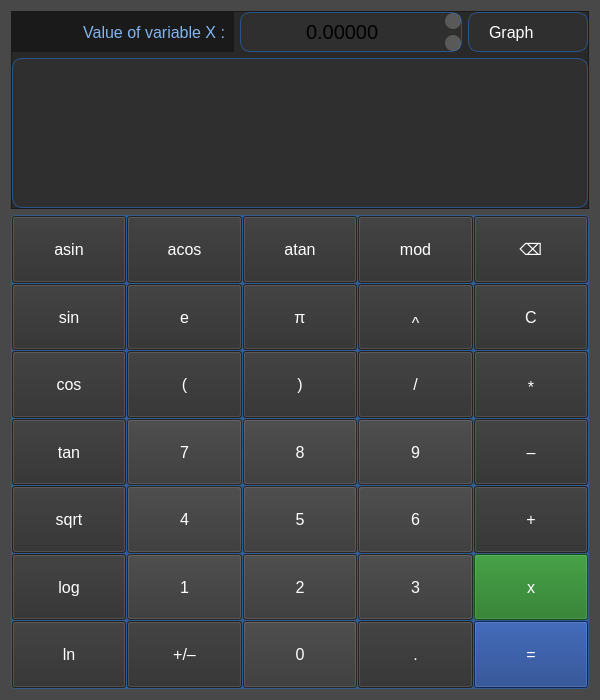
<?xml version="1.0" encoding="UTF-8"?>
<ui version="4.0">
 <class>CalculatorView</class>
 <widget class="QWidget" name="CalculatorView">
  <property name="geometry">
   <rect>
    <x>0</x>
    <y>0</y>
    <width>600</width>
    <height>700</height>
   </rect>
  </property>
  <property name="sizePolicy">
   <sizepolicy hsizetype="Expanding" vsizetype="Expanding">
    <horstretch>0</horstretch>
    <verstretch>0</verstretch>
   </sizepolicy>
  </property>
  <property name="minimumSize">
   <size>
    <width>0</width>
    <height>0</height>
   </size>
  </property>
  <property name="maximumSize">
   <size>
    <width>16777215</width>
    <height>16777215</height>
   </size>
  </property>
  <property name="windowTitle">
   <string>Calculator</string>
  </property>
  <property name="styleSheet">
   <string notr="true">QWidget {
  background-color: rgba(10, 10, 10, 0.5);
}</string>
  </property>
  <layout class="QGridLayout" name="gridLayout_2">
   <item row="1" column="1">
    <widget class="QFrame" name="FrameUpPanel">
     <property name="styleSheet">
      <string notr="true">QFrame {
  background-color: rgba(10, 10, 10, 0.5);
}</string>
     </property>
     <property name="frameShape">
      <enum>QFrame::StyledPanel</enum>
     </property>
     <property name="frameShadow">
      <enum>QFrame::Raised</enum>
     </property>
     <layout class="QGridLayout" name="gridLayout_3">
      <property name="leftMargin">
       <number>0</number>
      </property>
      <property name="topMargin">
       <number>0</number>
      </property>
      <property name="rightMargin">
       <number>0</number>
      </property>
      <property name="bottomMargin">
       <number>0</number>
      </property>
      <item row="0" column="0">
       <widget class="QLabel" name="LabelVar">
        <property name="styleSheet">
         <string notr="true">QLabel {
  background-color: rgba(10, 10, 10, 0.5);
  padding-right: 5px;
  color: rgb(130, 180, 240);
  font-size: 16px;
}</string>
        </property>
        <property name="text">
         <string>Value of variable X :</string>
        </property>
        <property name="alignment">
         <set>Qt::AlignRight|Qt::AlignTrailing|Qt::AlignVCenter</set>
        </property>
       </widget>
      </item>
      <item row="0" column="1">
       <widget class="QDoubleSpinBox" name="SpinBoxVar">
        <property name="minimumSize">
         <size>
          <width>0</width>
          <height>40</height>
         </size>
        </property>
        <property name="styleSheet">
         <string notr="true">QDoubleSpinBox {
  border-radius: 10px;
  background-color:  rgb(47, 47, 47);
  border: 1px solid rgba(40, 100, 180, 0.7);
  font-size: 20px;
}

QDoubleSpinBox::up-button, QDoubleSpinBox::down-button {
    background-color: rgba(255, 255, 255, 0.2);
	border-radius: 8px;
    width: 16px;
    height: 16px;
}

QDoubleSpinBox::up-button::pressed, QDoubleSpinBox::down-button::pressed {
    background-color: rgb(26, 77, 144);
}

QDoubleSpinBox::up-arrow {
    image: url(:up_arrow.png);
    width: 10px;
    height: 10px;
}

QDoubleSpinBox::down-arrow {
    image: url(:down_arrow.png);
    width: 10px;
    height: 10px;
}</string>
        </property>
        <property name="alignment">
         <set>Qt::AlignCenter</set>
        </property>
        <property name="decimals">
         <number>5</number>
        </property>
        <property name="minimum">
         <double>-1000000000000.000000000000000</double>
        </property>
        <property name="maximum">
         <double>1000000000000.000000000000000</double>
        </property>
       </widget>
      </item>
      <item row="0" column="2">
       <widget class="QPushButton" name="ButtonGraph">
        <property name="sizePolicy">
         <sizepolicy hsizetype="Fixed" vsizetype="Fixed">
          <horstretch>0</horstretch>
          <verstretch>0</verstretch>
         </sizepolicy>
        </property>
        <property name="minimumSize">
         <size>
          <width>120</width>
          <height>40</height>
         </size>
        </property>
        <property name="styleSheet">
         <string notr="true">QPushButton {
    background-color: rgb(47, 47, 47);
    color: rgb(255, 255, 255);
    font-size: 16px;
    border-radius: 10px;
    border: 1px solid rgba(40, 100, 180, 0.7);
    padding: 5px;
    text-align: left; 
    padding-left: 20px;
    icon: url(:/plot.png);
    qproperty-iconSize: 24px 24px;
}

QPushButton:pressed {
    background-color: rgb(26, 77, 144);
}</string>
        </property>
        <property name="text">
         <string>Graph</string>
        </property>
       </widget>
      </item>
      <item row="1" column="0" colspan="3">
       <widget class="QLineEdit" name="TextExpr">
        <property name="minimumSize">
         <size>
          <width>0</width>
          <height>150</height>
         </size>
        </property>
        <property name="layoutDirection">
         <enum>Qt::LeftToRight</enum>
        </property>
        <property name="styleSheet">
         <string notr="true">QLineEdit {
  border-radius: 10px;
  background-color:  rgb(47, 47, 47);
  border: 1px solid rgba(40, 100, 180, 0.7);
  font-size: 30px;
}</string>
        </property>
        <property name="alignment">
         <set>Qt::AlignRight|Qt::AlignTrailing|Qt::AlignVCenter</set>
        </property>
       </widget>
      </item>
     </layout>
    </widget>
   </item>
   <item row="3" column="1">
    <widget class="QFrame" name="FrameMainButtons">
     <property name="styleSheet">
      <string notr="true">QFrame {
  border-radius: 5px;
  background-color: rgba(40, 100, 180, 0.7);
}</string>
     </property>
     <property name="frameShape">
      <enum>QFrame::StyledPanel</enum>
     </property>
     <property name="frameShadow">
      <enum>QFrame::Raised</enum>
     </property>
     <layout class="QGridLayout" name="gridLayout">
      <property name="leftMargin">
       <number>1</number>
      </property>
      <property name="topMargin">
       <number>1</number>
      </property>
      <property name="rightMargin">
       <number>1</number>
      </property>
      <property name="bottomMargin">
       <number>1</number>
      </property>
      <property name="spacing">
       <number>1</number>
      </property>
      <item row="1" column="1">
       <widget class="QPushButton" name="ButtonE">
        <property name="sizePolicy">
         <sizepolicy hsizetype="Expanding" vsizetype="Expanding">
          <horstretch>0</horstretch>
          <verstretch>0</verstretch>
         </sizepolicy>
        </property>
        <property name="styleSheet">
         <string notr="true">QPushButton:pressed {
  background-color: rgb(26, 77, 144);
}

QPushButton {
  background-color: rgb(47, 47, 47);
  color: rgb(255, 255, 255);
  font-size: 16px;
}</string>
        </property>
        <property name="text">
         <string>e</string>
        </property>
       </widget>
      </item>
      <item row="0" column="2">
       <widget class="QPushButton" name="ButtonAtan">
        <property name="sizePolicy">
         <sizepolicy hsizetype="Expanding" vsizetype="Expanding">
          <horstretch>0</horstretch>
          <verstretch>0</verstretch>
         </sizepolicy>
        </property>
        <property name="styleSheet">
         <string notr="true">QPushButton:pressed {
  background-color: rgb(26, 77, 144);
}

QPushButton {
  background-color: rgb(47, 47, 47);
  color: rgb(255, 255, 255);
  font-size: 16px;
}</string>
        </property>
        <property name="text">
         <string>atan</string>
        </property>
       </widget>
      </item>
      <item row="2" column="2">
       <widget class="QPushButton" name="ButtonCloseBr">
        <property name="sizePolicy">
         <sizepolicy hsizetype="Expanding" vsizetype="Expanding">
          <horstretch>0</horstretch>
          <verstretch>0</verstretch>
         </sizepolicy>
        </property>
        <property name="styleSheet">
         <string notr="true">QPushButton:pressed {
  background-color: rgb(26, 77, 144);
}

QPushButton {
  background-color: rgb(47, 47, 47);
  color: rgb(255, 255, 255);
  font-size: 16px;
}</string>
        </property>
        <property name="text">
         <string>)</string>
        </property>
       </widget>
      </item>
      <item row="0" column="4">
       <widget class="QPushButton" name="ButtonDel">
        <property name="sizePolicy">
         <sizepolicy hsizetype="Expanding" vsizetype="Expanding">
          <horstretch>0</horstretch>
          <verstretch>0</verstretch>
         </sizepolicy>
        </property>
        <property name="styleSheet">
         <string notr="true">QPushButton:pressed {
  background-color: rgb(147, 18, 21);
}

QPushButton {
  background-color: rgb(47, 47, 47);
  color: rgb(255, 255, 255);
  font-size: 16px;
}</string>
        </property>
        <property name="text">
         <string>⌫</string>
        </property>
       </widget>
      </item>
      <item row="0" column="3">
       <widget class="QPushButton" name="ButtonMod">
        <property name="sizePolicy">
         <sizepolicy hsizetype="Expanding" vsizetype="Expanding">
          <horstretch>0</horstretch>
          <verstretch>0</verstretch>
         </sizepolicy>
        </property>
        <property name="styleSheet">
         <string notr="true">QPushButton:pressed {
  background-color: rgb(26, 77, 144);
}

QPushButton {
  background-color: rgb(47, 47, 47);
  color: rgb(255, 255, 255);
  font-size: 16px;
}</string>
        </property>
        <property name="text">
         <string>mod</string>
        </property>
       </widget>
      </item>
      <item row="7" column="3">
       <widget class="QPushButton" name="ButtonDot">
        <property name="sizePolicy">
         <sizepolicy hsizetype="Expanding" vsizetype="Expanding">
          <horstretch>0</horstretch>
          <verstretch>0</verstretch>
         </sizepolicy>
        </property>
        <property name="styleSheet">
         <string notr="true">QPushButton:pressed {
  background-color: rgb(26, 77, 144);
}

QPushButton {
  background-color: rgb(47, 47, 47);
  color: rgb(255, 255, 255);
  font-size: 16px;
}</string>
        </property>
        <property name="text">
         <string>.</string>
        </property>
       </widget>
      </item>
      <item row="7" column="1">
       <widget class="QPushButton" name="ButtonPlusMinus">
        <property name="sizePolicy">
         <sizepolicy hsizetype="Expanding" vsizetype="Expanding">
          <horstretch>0</horstretch>
          <verstretch>0</verstretch>
         </sizepolicy>
        </property>
        <property name="styleSheet">
         <string notr="true">QPushButton:pressed {
  background-color: rgb(26, 77, 144);
}

QPushButton {
  background-color: rgb(47, 47, 47);
  color: rgb(255, 255, 255);
  font-size: 16px;
}</string>
        </property>
        <property name="text">
         <string>+/–</string>
        </property>
       </widget>
      </item>
      <item row="0" column="0">
       <widget class="QPushButton" name="ButtonAsin">
        <property name="sizePolicy">
         <sizepolicy hsizetype="Expanding" vsizetype="Expanding">
          <horstretch>0</horstretch>
          <verstretch>0</verstretch>
         </sizepolicy>
        </property>
        <property name="styleSheet">
         <string notr="true">QPushButton:pressed {
  background-color: rgb(26, 77, 144);
}

QPushButton {
  background-color: rgb(47, 47, 47);
  color: rgb(255, 255, 255);
  font-size: 16px;
}</string>
        </property>
        <property name="text">
         <string>asin</string>
        </property>
       </widget>
      </item>
      <item row="5" column="0">
       <widget class="QPushButton" name="ButtonLog">
        <property name="sizePolicy">
         <sizepolicy hsizetype="Expanding" vsizetype="Expanding">
          <horstretch>0</horstretch>
          <verstretch>0</verstretch>
         </sizepolicy>
        </property>
        <property name="styleSheet">
         <string notr="true">QPushButton:pressed {
  background-color: rgb(60, 97, 117);
}

QPushButton {
  background-color: rgb(47, 47, 47);
  color: rgb(255, 255, 255);
  font-size: 16px;
}</string>
        </property>
        <property name="text">
         <string>log</string>
        </property>
       </widget>
      </item>
      <item row="7" column="4">
       <widget class="QPushButton" name="ButtonEq">
        <property name="sizePolicy">
         <sizepolicy hsizetype="Expanding" vsizetype="Expanding">
          <horstretch>0</horstretch>
          <verstretch>0</verstretch>
         </sizepolicy>
        </property>
        <property name="styleSheet">
         <string notr="true">QPushButton:pressed {
  background-color: rgb(47, 47, 47);
}

QPushButton {
  background-color: rgb(20, 55, 130);
  color: rgb(255, 255, 255);
  font-size: 16px;
}</string>
        </property>
        <property name="text">
         <string>=</string>
        </property>
       </widget>
      </item>
      <item row="4" column="2">
       <widget class="QPushButton" name="Button5">
        <property name="sizePolicy">
         <sizepolicy hsizetype="Expanding" vsizetype="Expanding">
          <horstretch>0</horstretch>
          <verstretch>0</verstretch>
         </sizepolicy>
        </property>
        <property name="styleSheet">
         <string notr="true">QPushButton:pressed {
  background-color: rgb(26, 77, 144);
}

QPushButton {
  background-color: rgb(55, 55, 55);
  color: rgb(255, 255, 255);
  font-size: 16px;
}</string>
        </property>
        <property name="text">
         <string>5</string>
        </property>
       </widget>
      </item>
      <item row="4" column="0">
       <widget class="QPushButton" name="ButtonSqrt">
        <property name="sizePolicy">
         <sizepolicy hsizetype="Expanding" vsizetype="Expanding">
          <horstretch>0</horstretch>
          <verstretch>0</verstretch>
         </sizepolicy>
        </property>
        <property name="styleSheet">
         <string notr="true">QPushButton:pressed {
  background-color: rgb(26, 77, 144);
}

QPushButton {
  background-color: rgb(47, 47, 47);
  color: rgb(255, 255, 255);
  font-size: 16px;
}</string>
        </property>
        <property name="text">
         <string>sqrt</string>
        </property>
       </widget>
      </item>
      <item row="2" column="1">
       <widget class="QPushButton" name="ButtonOpenBr">
        <property name="sizePolicy">
         <sizepolicy hsizetype="Expanding" vsizetype="Expanding">
          <horstretch>0</horstretch>
          <verstretch>0</verstretch>
         </sizepolicy>
        </property>
        <property name="styleSheet">
         <string notr="true">QPushButton:pressed {
  background-color: rgb(26, 77, 144);
}

QPushButton {
  background-color: rgb(47, 47, 47);
  color: rgb(255, 255, 255);
  font-size: 16px;
}</string>
        </property>
        <property name="text">
         <string>(</string>
        </property>
       </widget>
      </item>
      <item row="7" column="0">
       <widget class="QPushButton" name="ButtonLn">
        <property name="sizePolicy">
         <sizepolicy hsizetype="Expanding" vsizetype="Expanding">
          <horstretch>0</horstretch>
          <verstretch>0</verstretch>
         </sizepolicy>
        </property>
        <property name="styleSheet">
         <string notr="true">QPushButton:pressed {
  background-color: rgb(26, 77, 144);
}

QPushButton {
  background-color: rgb(47, 47, 47);
  color: rgb(255, 255, 255);
  font-size: 16px;
}</string>
        </property>
        <property name="text">
         <string>ln</string>
        </property>
       </widget>
      </item>
      <item row="4" column="3">
       <widget class="QPushButton" name="Button6">
        <property name="sizePolicy">
         <sizepolicy hsizetype="Expanding" vsizetype="Expanding">
          <horstretch>0</horstretch>
          <verstretch>0</verstretch>
         </sizepolicy>
        </property>
        <property name="styleSheet">
         <string notr="true">QPushButton:pressed {
  background-color: rgb(26, 77, 144);
}

QPushButton {
  background-color: rgb(55, 55, 55);
  color: rgb(255, 255, 255);
  font-size: 16px;
}</string>
        </property>
        <property name="text">
         <string>6</string>
        </property>
       </widget>
      </item>
      <item row="7" column="2">
       <widget class="QPushButton" name="Button0">
        <property name="sizePolicy">
         <sizepolicy hsizetype="Expanding" vsizetype="Expanding">
          <horstretch>0</horstretch>
          <verstretch>0</verstretch>
         </sizepolicy>
        </property>
        <property name="styleSheet">
         <string notr="true">QPushButton:pressed {
  background-color: rgb(26, 77, 144);
}

QPushButton {
  background-color: rgb(55, 55, 55);
  color: rgb(255, 255, 255);
  font-size: 16px;
}</string>
        </property>
        <property name="text">
         <string>0</string>
        </property>
       </widget>
      </item>
      <item row="1" column="4">
       <widget class="QPushButton" name="ButtonC">
        <property name="sizePolicy">
         <sizepolicy hsizetype="Expanding" vsizetype="Expanding">
          <horstretch>0</horstretch>
          <verstretch>0</verstretch>
         </sizepolicy>
        </property>
        <property name="styleSheet">
         <string notr="true">QPushButton:pressed {
  background-color: rgb(26, 77, 144);
}

QPushButton {
  background-color: rgb(47, 47, 47);
  color: rgb(255, 255, 255);
  font-size: 16px;
}</string>
        </property>
        <property name="text">
         <string>C</string>
        </property>
       </widget>
      </item>
      <item row="3" column="1">
       <widget class="QPushButton" name="Button7">
        <property name="sizePolicy">
         <sizepolicy hsizetype="Expanding" vsizetype="Expanding">
          <horstretch>0</horstretch>
          <verstretch>0</verstretch>
         </sizepolicy>
        </property>
        <property name="styleSheet">
         <string notr="true">QPushButton:pressed {
  background-color: rgb(26, 77, 144);
}

QPushButton {
  background-color: rgb(55, 55, 55);
  color: rgb(255, 255, 255);
  font-size: 16px;
}</string>
        </property>
        <property name="text">
         <string>7</string>
        </property>
       </widget>
      </item>
      <item row="2" column="3">
       <widget class="QPushButton" name="ButtonDiv">
        <property name="sizePolicy">
         <sizepolicy hsizetype="Expanding" vsizetype="Expanding">
          <horstretch>0</horstretch>
          <verstretch>0</verstretch>
         </sizepolicy>
        </property>
        <property name="styleSheet">
         <string notr="true">QPushButton:pressed {
  background-color: rgb(26, 77, 144);
}

QPushButton {
  background-color: rgb(47, 47, 47);
  color: rgb(255, 255, 255);
  font-size: 16px;
}</string>
        </property>
        <property name="text">
         <string>/</string>
        </property>
       </widget>
      </item>
      <item row="5" column="1">
       <widget class="QPushButton" name="Button1">
        <property name="sizePolicy">
         <sizepolicy hsizetype="Expanding" vsizetype="Expanding">
          <horstretch>0</horstretch>
          <verstretch>0</verstretch>
         </sizepolicy>
        </property>
        <property name="styleSheet">
         <string notr="true">QPushButton:pressed {
  background-color: rgb(26, 77, 144);
}

QPushButton {
  background-color: rgb(55, 55, 55);
  color: rgb(255, 255, 255);
  font-size: 16px;
}</string>
        </property>
        <property name="text">
         <string>1</string>
        </property>
       </widget>
      </item>
      <item row="3" column="2">
       <widget class="QPushButton" name="Button8">
        <property name="sizePolicy">
         <sizepolicy hsizetype="Expanding" vsizetype="Expanding">
          <horstretch>0</horstretch>
          <verstretch>0</verstretch>
         </sizepolicy>
        </property>
        <property name="styleSheet">
         <string notr="true">QPushButton:pressed {
  background-color: rgb(26, 77, 144);
}

QPushButton {
  background-color: rgb(55, 55, 55);
  color: rgb(255, 255, 255);
  font-size: 16px;
}</string>
        </property>
        <property name="text">
         <string>8</string>
        </property>
       </widget>
      </item>
      <item row="2" column="0">
       <widget class="QPushButton" name="ButtonCos">
        <property name="sizePolicy">
         <sizepolicy hsizetype="Expanding" vsizetype="Expanding">
          <horstretch>0</horstretch>
          <verstretch>0</verstretch>
         </sizepolicy>
        </property>
        <property name="styleSheet">
         <string notr="true">QPushButton:pressed {
  background-color: rgb(26, 77, 144);
}

QPushButton {
  background-color: rgb(47, 47, 47);
  color: rgb(255, 255, 255);
  font-size: 16px;
}</string>
        </property>
        <property name="text">
         <string>cos</string>
        </property>
       </widget>
      </item>
      <item row="5" column="2">
       <widget class="QPushButton" name="Button2">
        <property name="sizePolicy">
         <sizepolicy hsizetype="Expanding" vsizetype="Expanding">
          <horstretch>0</horstretch>
          <verstretch>0</verstretch>
         </sizepolicy>
        </property>
        <property name="styleSheet">
         <string notr="true">QPushButton:pressed {
  background-color: rgb(26, 77, 144);
}

QPushButton {
  background-color: rgb(55, 55, 55);
  color: rgb(255, 255, 255);
  font-size: 16px;
}</string>
        </property>
        <property name="text">
         <string>2</string>
        </property>
       </widget>
      </item>
      <item row="1" column="2">
       <widget class="QPushButton" name="ButtonPi">
        <property name="sizePolicy">
         <sizepolicy hsizetype="Expanding" vsizetype="Expanding">
          <horstretch>0</horstretch>
          <verstretch>0</verstretch>
         </sizepolicy>
        </property>
        <property name="styleSheet">
         <string notr="true">QPushButton:pressed {
  background-color: rgb(26, 77, 144);
}

QPushButton {
  background-color: rgb(47, 47, 47);
  color: rgb(255, 255, 255);
  font-size: 16px;
}</string>
        </property>
        <property name="text">
         <string>π</string>
        </property>
       </widget>
      </item>
      <item row="1" column="3">
       <widget class="QPushButton" name="ButtonPow">
        <property name="sizePolicy">
         <sizepolicy hsizetype="Expanding" vsizetype="Expanding">
          <horstretch>0</horstretch>
          <verstretch>0</verstretch>
         </sizepolicy>
        </property>
        <property name="styleSheet">
         <string notr="true">QPushButton:pressed {
  background-color: rgb(26, 77, 144);
}

QPushButton {
  background-color: rgb(47, 47, 47);
  color: rgb(255, 255, 255);
  padding-top: 12px;
  font-size: 16px;
}</string>
        </property>
        <property name="text">
         <string>^</string>
        </property>
       </widget>
      </item>
      <item row="1" column="0">
       <widget class="QPushButton" name="ButtonSin">
        <property name="sizePolicy">
         <sizepolicy hsizetype="Expanding" vsizetype="Expanding">
          <horstretch>0</horstretch>
          <verstretch>0</verstretch>
         </sizepolicy>
        </property>
        <property name="styleSheet">
         <string notr="true">QPushButton:pressed {
  background-color: rgb(26, 77, 144);
}

QPushButton {
  background-color: rgb(47, 47, 47);
  color: rgb(255, 255, 255);
  font-size: 16px;
}</string>
        </property>
        <property name="text">
         <string>sin</string>
        </property>
       </widget>
      </item>
      <item row="0" column="1">
       <widget class="QPushButton" name="ButtonAcos">
        <property name="sizePolicy">
         <sizepolicy hsizetype="Expanding" vsizetype="Expanding">
          <horstretch>0</horstretch>
          <verstretch>0</verstretch>
         </sizepolicy>
        </property>
        <property name="styleSheet">
         <string notr="true">QPushButton:pressed {
  background-color: rgb(26, 77, 144);
}

QPushButton {
  background-color: rgb(47, 47, 47);
  color: rgb(255, 255, 255);
  font-size: 16px;
}</string>
        </property>
        <property name="text">
         <string>acos</string>
        </property>
       </widget>
      </item>
      <item row="3" column="3">
       <widget class="QPushButton" name="Button9">
        <property name="sizePolicy">
         <sizepolicy hsizetype="Expanding" vsizetype="Expanding">
          <horstretch>0</horstretch>
          <verstretch>0</verstretch>
         </sizepolicy>
        </property>
        <property name="styleSheet">
         <string notr="true">QPushButton:pressed {
  background-color: rgb(26, 77, 144);
}

QPushButton {
  background-color: rgb(55, 55, 55);
  color: rgb(255, 255, 255);
  font-size: 16px;
}</string>
        </property>
        <property name="text">
         <string>9</string>
        </property>
       </widget>
      </item>
      <item row="5" column="3">
       <widget class="QPushButton" name="Button3">
        <property name="sizePolicy">
         <sizepolicy hsizetype="Expanding" vsizetype="Expanding">
          <horstretch>0</horstretch>
          <verstretch>0</verstretch>
         </sizepolicy>
        </property>
        <property name="styleSheet">
         <string notr="true">QPushButton:pressed {
  background-color: rgb(26, 77, 144);
}

QPushButton {
  background-color: rgb(55, 55, 55);
  color: rgb(255, 255, 255);
  font-size: 16px;
}</string>
        </property>
        <property name="text">
         <string>3</string>
        </property>
       </widget>
      </item>
      <item row="4" column="1">
       <widget class="QPushButton" name="Button4">
        <property name="sizePolicy">
         <sizepolicy hsizetype="Expanding" vsizetype="Expanding">
          <horstretch>0</horstretch>
          <verstretch>0</verstretch>
         </sizepolicy>
        </property>
        <property name="styleSheet">
         <string notr="true">QPushButton:pressed {
  background-color: rgb(26, 77, 144);
}

QPushButton {
  background-color: rgb(55, 55, 55);
  color: rgb(255, 255, 255);
  font-size: 16px;
}</string>
        </property>
        <property name="text">
         <string>4</string>
        </property>
       </widget>
      </item>
      <item row="3" column="0">
       <widget class="QPushButton" name="ButtonTan">
        <property name="sizePolicy">
         <sizepolicy hsizetype="Expanding" vsizetype="Expanding">
          <horstretch>0</horstretch>
          <verstretch>0</verstretch>
         </sizepolicy>
        </property>
        <property name="styleSheet">
         <string notr="true">QPushButton:pressed {
  background-color: rgb(26, 77, 144);
}

QPushButton {
  background-color: rgb(47, 47, 47);
  color: rgb(255, 255, 255);
  font-size: 16px;
}</string>
        </property>
        <property name="text">
         <string>tan</string>
        </property>
       </widget>
      </item>
      <item row="2" column="4">
       <widget class="QPushButton" name="ButtonMult">
        <property name="sizePolicy">
         <sizepolicy hsizetype="Expanding" vsizetype="Expanding">
          <horstretch>0</horstretch>
          <verstretch>0</verstretch>
         </sizepolicy>
        </property>
        <property name="styleSheet">
         <string notr="true">QPushButton:pressed {
  background-color: rgb(26, 77, 144);
}

QPushButton {
  background-color: rgb(47, 47, 47);
  color: rgb(255, 255, 255);
  padding-top: 6px;
  font-size: 16px;
}</string>
        </property>
        <property name="text">
         <string>*</string>
        </property>
       </widget>
      </item>
      <item row="3" column="4">
       <widget class="QPushButton" name="ButtonMinus">
        <property name="sizePolicy">
         <sizepolicy hsizetype="Expanding" vsizetype="Expanding">
          <horstretch>0</horstretch>
          <verstretch>0</verstretch>
         </sizepolicy>
        </property>
        <property name="styleSheet">
         <string notr="true">QPushButton:pressed {
  background-color: rgb(26, 77, 144);
}

QPushButton {
  background-color: rgb(47, 47, 47);
  color: rgb(255, 255, 255);
  font-size: 16px;
}</string>
        </property>
        <property name="text">
         <string>–</string>
        </property>
       </widget>
      </item>
      <item row="4" column="4">
       <widget class="QPushButton" name="ButtonPlus">
        <property name="sizePolicy">
         <sizepolicy hsizetype="Expanding" vsizetype="Expanding">
          <horstretch>0</horstretch>
          <verstretch>0</verstretch>
         </sizepolicy>
        </property>
        <property name="styleSheet">
         <string notr="true">QPushButton:pressed {
  background-color: rgb(26, 77, 144);
}

QPushButton {
  background-color: rgb(47, 47, 47);
  color: rgb(255, 255, 255);
  font-size: 16px;
}</string>
        </property>
        <property name="text">
         <string>+</string>
        </property>
       </widget>
      </item>
      <item row="5" column="4">
       <widget class="QPushButton" name="ButtonVariable">
        <property name="sizePolicy">
         <sizepolicy hsizetype="Expanding" vsizetype="Expanding">
          <horstretch>0</horstretch>
          <verstretch>0</verstretch>
         </sizepolicy>
        </property>
        <property name="styleSheet">
         <string notr="true">QPushButton:pressed {
  background-color: rgb(47, 47, 47);
}

QPushButton {
  background-color: rgb(28, 115, 28);
  color: rgb(255, 255, 255);
  font-size: 16px;
}</string>
        </property>
        <property name="text">
         <string>x</string>
        </property>
       </widget>
      </item>
     </layout>
    </widget>
   </item>
  </layout>
 </widget>
 <tabstops>
  <tabstop>ButtonAsin</tabstop>
  <tabstop>ButtonAcos</tabstop>
  <tabstop>ButtonAtan</tabstop>
  <tabstop>ButtonMod</tabstop>
  <tabstop>ButtonDel</tabstop>
  <tabstop>ButtonSin</tabstop>
  <tabstop>ButtonE</tabstop>
  <tabstop>ButtonPi</tabstop>
  <tabstop>ButtonPow</tabstop>
  <tabstop>ButtonC</tabstop>
  <tabstop>ButtonCos</tabstop>
  <tabstop>ButtonOpenBr</tabstop>
  <tabstop>ButtonCloseBr</tabstop>
  <tabstop>ButtonDiv</tabstop>
  <tabstop>ButtonMult</tabstop>
  <tabstop>ButtonTan</tabstop>
  <tabstop>Button7</tabstop>
  <tabstop>Button8</tabstop>
  <tabstop>Button9</tabstop>
  <tabstop>ButtonMinus</tabstop>
  <tabstop>ButtonSqrt</tabstop>
  <tabstop>Button4</tabstop>
  <tabstop>Button5</tabstop>
  <tabstop>Button6</tabstop>
  <tabstop>ButtonPlus</tabstop>
  <tabstop>ButtonLog</tabstop>
  <tabstop>Button1</tabstop>
  <tabstop>Button2</tabstop>
  <tabstop>Button3</tabstop>
  <tabstop>ButtonVariable</tabstop>
  <tabstop>ButtonLn</tabstop>
  <tabstop>ButtonPlusMinus</tabstop>
  <tabstop>Button0</tabstop>
  <tabstop>ButtonDot</tabstop>
  <tabstop>ButtonEq</tabstop>
 </tabstops>
 <resources/>
 <connections/>
</ui>
